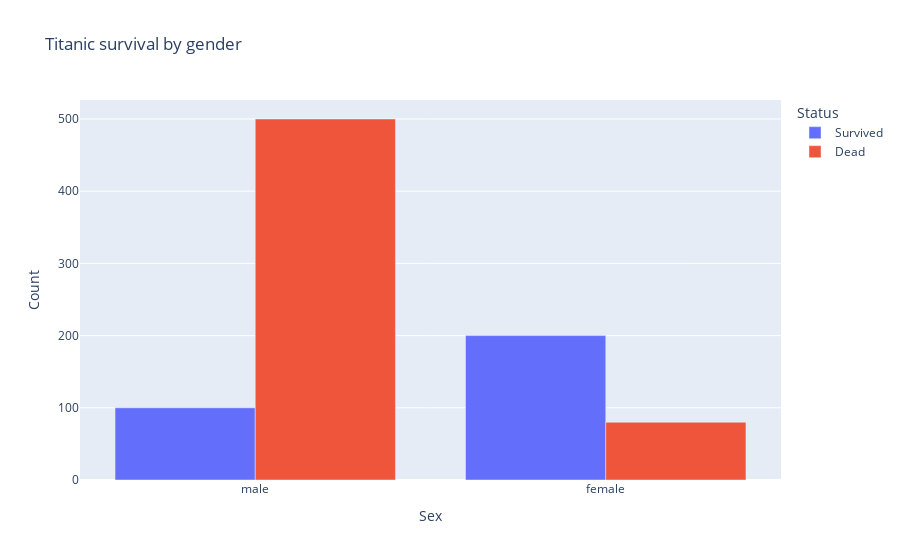

Notebook cell for this chart:
### Code cell
import plotly.express as px
import pandas as pd
data={'Sex':["male","male","female", "female"], "Status":["Survived", "Dead", "Survived", "Dead"], "Count":[100,500,200,80]}
df=pd.DataFrame(data)
#bar chart
fig=px.bar(df,x="Sex", y='Count',color='Status', barmode="group", title="Titanic survival by gender")
fig.show()

### Figure 1 — Plotly figure (JSON) as saved in the notebook; plotly's stock layout.template omitted (floating-point values rounded to 4 significant figures)
{"data": [{"alignmentgroup": "True", "hovertemplate": "Status=Survived<br>Sex=%{x}<br>Count=%{y}<extra></extra>", "legendgroup": "Survived", "marker": {"color": "#636efa", "pattern": {"shape": ""}}, "name": "Survived", "offsetgroup": "Survived", "orientation": "v", "showlegend": true, "textposition": "auto", "type": "bar", "x": ["male", "female"], "xaxis": "x", "y": [100, 200], "yaxis": "y"}, {"alignmentgroup": "True", "hovertemplate": "Status=Dead<br>Sex=%{x}<br>Count=%{y}<extra></extra>", "legendgroup": "Dead", "marker": {"color": "#EF553B", "pattern": {"shape": ""}}, "name": "Dead", "offsetgroup": "Dead", "orientation": "v", "showlegend": true, "textposition": "auto", "type": "bar", "x": ["male", "female"], "xaxis": "x", "y": [500, 80], "yaxis": "y"}], "layout": {"barmode": "group", "legend": {"title": {"text": "Status"}, "tracegroupgap": 0}, "title": {"text": "Titanic survival by gender"}, "xaxis": {"anchor": "y", "domain": [0, 1], "title": {"text": "Sex"}}, "yaxis": {"anchor": "x", "domain": [0, 1], "title": {"text": "Count"}}}}
